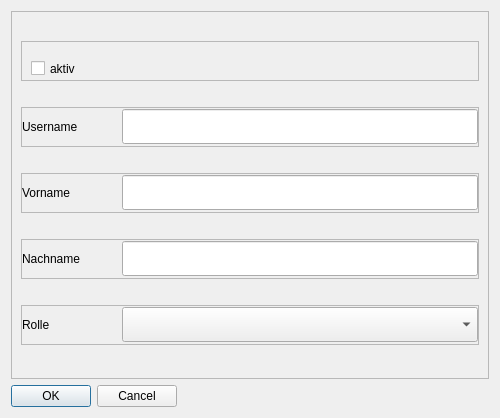
<?xml version="1.0" encoding="UTF-8"?>
<ui version="4.0">
 <class>UsrAttrDialog</class>
 <widget class="QDialog" name="UsrAttrDialog">
  <property name="geometry">
   <rect>
    <x>0</x>
    <y>0</y>
    <width>500</width>
    <height>418</height>
   </rect>
  </property>
  <property name="sizePolicy">
   <sizepolicy hsizetype="Expanding" vsizetype="Expanding">
    <horstretch>0</horstretch>
    <verstretch>0</verstretch>
   </sizepolicy>
  </property>
  <property name="windowTitle">
   <string>Dialog</string>
  </property>
  <layout class="QVBoxLayout" name="verticalLayout_2">
   <item>
    <widget class="QFrame" name="frame">
     <property name="sizePolicy">
      <sizepolicy hsizetype="Expanding" vsizetype="Expanding">
       <horstretch>0</horstretch>
       <verstretch>0</verstretch>
      </sizepolicy>
     </property>
     <property name="frameShape">
      <enum>QFrame::StyledPanel</enum>
     </property>
     <property name="frameShadow">
      <enum>QFrame::Raised</enum>
     </property>
     <layout class="QVBoxLayout" name="verticalLayout">
      <item>
       <widget class="QFrame" name="frame_5">
        <property name="minimumSize">
         <size>
          <width>0</width>
          <height>40</height>
         </size>
        </property>
        <property name="maximumSize">
         <size>
          <width>16777215</width>
          <height>40</height>
         </size>
        </property>
        <property name="frameShape">
         <enum>QFrame::StyledPanel</enum>
        </property>
        <property name="frameShadow">
         <enum>QFrame::Raised</enum>
        </property>
        <layout class="QHBoxLayout" name="horizontalLayout_5">
         <item alignment="Qt::AlignVCenter">
          <widget class="QCheckBox" name="is_enabled_cbox">
           <property name="sizePolicy">
            <sizepolicy hsizetype="Expanding" vsizetype="Expanding">
             <horstretch>0</horstretch>
             <verstretch>0</verstretch>
            </sizepolicy>
           </property>
           <property name="minimumSize">
            <size>
             <width>0</width>
             <height>35</height>
            </size>
           </property>
           <property name="maximumSize">
            <size>
             <width>16777215</width>
             <height>35</height>
            </size>
           </property>
           <property name="text">
            <string>aktiv</string>
           </property>
          </widget>
         </item>
        </layout>
       </widget>
      </item>
      <item>
       <widget class="QFrame" name="frame_2">
        <property name="sizePolicy">
         <sizepolicy hsizetype="Expanding" vsizetype="Expanding">
          <horstretch>0</horstretch>
          <verstretch>0</verstretch>
         </sizepolicy>
        </property>
        <property name="minimumSize">
         <size>
          <width>0</width>
          <height>40</height>
         </size>
        </property>
        <property name="maximumSize">
         <size>
          <width>16777215</width>
          <height>40</height>
         </size>
        </property>
        <property name="frameShape">
         <enum>QFrame::StyledPanel</enum>
        </property>
        <property name="frameShadow">
         <enum>QFrame::Raised</enum>
        </property>
        <layout class="QHBoxLayout" name="horizontalLayout">
         <property name="spacing">
          <number>0</number>
         </property>
         <property name="leftMargin">
          <number>0</number>
         </property>
         <property name="topMargin">
          <number>0</number>
         </property>
         <property name="rightMargin">
          <number>0</number>
         </property>
         <property name="bottomMargin">
          <number>0</number>
         </property>
         <item>
          <widget class="QLabel" name="usrname_lbl">
           <property name="sizePolicy">
            <sizepolicy hsizetype="Expanding" vsizetype="Expanding">
             <horstretch>0</horstretch>
             <verstretch>0</verstretch>
            </sizepolicy>
           </property>
           <property name="minimumSize">
            <size>
             <width>0</width>
             <height>35</height>
            </size>
           </property>
           <property name="maximumSize">
            <size>
             <width>100</width>
             <height>35</height>
            </size>
           </property>
           <property name="text">
            <string>Username</string>
           </property>
          </widget>
         </item>
         <item>
          <widget class="QLineEdit" name="usrname_txt">
           <property name="sizePolicy">
            <sizepolicy hsizetype="Expanding" vsizetype="Expanding">
             <horstretch>0</horstretch>
             <verstretch>0</verstretch>
            </sizepolicy>
           </property>
           <property name="minimumSize">
            <size>
             <width>0</width>
             <height>35</height>
            </size>
           </property>
           <property name="maximumSize">
            <size>
             <width>16777215</width>
             <height>35</height>
            </size>
           </property>
          </widget>
         </item>
        </layout>
       </widget>
      </item>
      <item>
       <widget class="QFrame" name="frame_3">
        <property name="sizePolicy">
         <sizepolicy hsizetype="Expanding" vsizetype="Expanding">
          <horstretch>0</horstretch>
          <verstretch>0</verstretch>
         </sizepolicy>
        </property>
        <property name="minimumSize">
         <size>
          <width>0</width>
          <height>40</height>
         </size>
        </property>
        <property name="maximumSize">
         <size>
          <width>16777215</width>
          <height>40</height>
         </size>
        </property>
        <property name="frameShape">
         <enum>QFrame::StyledPanel</enum>
        </property>
        <property name="frameShadow">
         <enum>QFrame::Raised</enum>
        </property>
        <layout class="QHBoxLayout" name="horizontalLayout_2">
         <property name="spacing">
          <number>0</number>
         </property>
         <property name="leftMargin">
          <number>0</number>
         </property>
         <property name="topMargin">
          <number>0</number>
         </property>
         <property name="rightMargin">
          <number>0</number>
         </property>
         <property name="bottomMargin">
          <number>0</number>
         </property>
         <item>
          <widget class="QLabel" name="name_lbl">
           <property name="sizePolicy">
            <sizepolicy hsizetype="Expanding" vsizetype="Expanding">
             <horstretch>0</horstretch>
             <verstretch>0</verstretch>
            </sizepolicy>
           </property>
           <property name="minimumSize">
            <size>
             <width>0</width>
             <height>35</height>
            </size>
           </property>
           <property name="maximumSize">
            <size>
             <width>100</width>
             <height>35</height>
            </size>
           </property>
           <property name="text">
            <string>Vorname</string>
           </property>
          </widget>
         </item>
         <item>
          <widget class="QLineEdit" name="name_txt">
           <property name="sizePolicy">
            <sizepolicy hsizetype="Expanding" vsizetype="Expanding">
             <horstretch>0</horstretch>
             <verstretch>0</verstretch>
            </sizepolicy>
           </property>
           <property name="minimumSize">
            <size>
             <width>0</width>
             <height>35</height>
            </size>
           </property>
           <property name="maximumSize">
            <size>
             <width>16777215</width>
             <height>35</height>
            </size>
           </property>
          </widget>
         </item>
        </layout>
       </widget>
      </item>
      <item>
       <widget class="QFrame" name="frame_4">
        <property name="sizePolicy">
         <sizepolicy hsizetype="Expanding" vsizetype="Expanding">
          <horstretch>0</horstretch>
          <verstretch>0</verstretch>
         </sizepolicy>
        </property>
        <property name="minimumSize">
         <size>
          <width>0</width>
          <height>40</height>
         </size>
        </property>
        <property name="maximumSize">
         <size>
          <width>16777215</width>
          <height>40</height>
         </size>
        </property>
        <property name="frameShape">
         <enum>QFrame::StyledPanel</enum>
        </property>
        <property name="frameShadow">
         <enum>QFrame::Raised</enum>
        </property>
        <layout class="QHBoxLayout" name="horizontalLayout_3">
         <property name="spacing">
          <number>0</number>
         </property>
         <property name="leftMargin">
          <number>0</number>
         </property>
         <property name="topMargin">
          <number>0</number>
         </property>
         <property name="rightMargin">
          <number>0</number>
         </property>
         <property name="bottomMargin">
          <number>0</number>
         </property>
         <item>
          <widget class="QLabel" name="family_name_lbl">
           <property name="sizePolicy">
            <sizepolicy hsizetype="Expanding" vsizetype="Expanding">
             <horstretch>0</horstretch>
             <verstretch>0</verstretch>
            </sizepolicy>
           </property>
           <property name="minimumSize">
            <size>
             <width>0</width>
             <height>35</height>
            </size>
           </property>
           <property name="maximumSize">
            <size>
             <width>100</width>
             <height>35</height>
            </size>
           </property>
           <property name="text">
            <string>Nachname</string>
           </property>
          </widget>
         </item>
         <item>
          <widget class="QLineEdit" name="family_name_txt">
           <property name="sizePolicy">
            <sizepolicy hsizetype="Expanding" vsizetype="Expanding">
             <horstretch>0</horstretch>
             <verstretch>0</verstretch>
            </sizepolicy>
           </property>
           <property name="minimumSize">
            <size>
             <width>0</width>
             <height>35</height>
            </size>
           </property>
           <property name="maximumSize">
            <size>
             <width>16777215</width>
             <height>35</height>
            </size>
           </property>
          </widget>
         </item>
        </layout>
       </widget>
      </item>
      <item>
       <widget class="QFrame" name="roles_txt">
        <property name="sizePolicy">
         <sizepolicy hsizetype="Expanding" vsizetype="Expanding">
          <horstretch>0</horstretch>
          <verstretch>0</verstretch>
         </sizepolicy>
        </property>
        <property name="minimumSize">
         <size>
          <width>0</width>
          <height>40</height>
         </size>
        </property>
        <property name="maximumSize">
         <size>
          <width>16777215</width>
          <height>40</height>
         </size>
        </property>
        <property name="frameShape">
         <enum>QFrame::StyledPanel</enum>
        </property>
        <property name="frameShadow">
         <enum>QFrame::Raised</enum>
        </property>
        <layout class="QHBoxLayout" name="horizontalLayout_4">
         <property name="spacing">
          <number>0</number>
         </property>
         <property name="leftMargin">
          <number>0</number>
         </property>
         <property name="topMargin">
          <number>0</number>
         </property>
         <property name="rightMargin">
          <number>0</number>
         </property>
         <property name="bottomMargin">
          <number>0</number>
         </property>
         <item>
          <widget class="QLabel" name="roles_lbl">
           <property name="sizePolicy">
            <sizepolicy hsizetype="Expanding" vsizetype="Expanding">
             <horstretch>0</horstretch>
             <verstretch>0</verstretch>
            </sizepolicy>
           </property>
           <property name="minimumSize">
            <size>
             <width>0</width>
             <height>35</height>
            </size>
           </property>
           <property name="maximumSize">
            <size>
             <width>100</width>
             <height>35</height>
            </size>
           </property>
           <property name="text">
            <string>Rolle</string>
           </property>
          </widget>
         </item>
         <item>
          <widget class="QComboBox" name="comboBox">
           <property name="sizePolicy">
            <sizepolicy hsizetype="Expanding" vsizetype="Expanding">
             <horstretch>0</horstretch>
             <verstretch>0</verstretch>
            </sizepolicy>
           </property>
           <property name="minimumSize">
            <size>
             <width>0</width>
             <height>35</height>
            </size>
           </property>
           <property name="maximumSize">
            <size>
             <width>16777215</width>
             <height>35</height>
            </size>
           </property>
           <property name="sizeIncrement">
            <size>
             <width>0</width>
             <height>0</height>
            </size>
           </property>
          </widget>
         </item>
        </layout>
       </widget>
      </item>
     </layout>
    </widget>
   </item>
   <item alignment="Qt::AlignLeft">
    <widget class="QDialogButtonBox" name="buttonBox">
     <property name="orientation">
      <enum>Qt::Horizontal</enum>
     </property>
     <property name="standardButtons">
      <set>QDialogButtonBox::Cancel|QDialogButtonBox::Ok</set>
     </property>
    </widget>
   </item>
  </layout>
 </widget>
 <tabstops>
  <tabstop>is_enabled_cbox</tabstop>
  <tabstop>usrname_txt</tabstop>
  <tabstop>name_txt</tabstop>
  <tabstop>family_name_txt</tabstop>
  <tabstop>comboBox</tabstop>
 </tabstops>
 <resources/>
 <connections>
  <connection>
   <sender>buttonBox</sender>
   <signal>accepted()</signal>
   <receiver>UsrAttrDialog</receiver>
   <slot>accept()</slot>
   <hints>
    <hint type="sourcelabel">
     <x>248</x>
     <y>254</y>
    </hint>
    <hint type="destinationlabel">
     <x>157</x>
     <y>274</y>
    </hint>
   </hints>
  </connection>
  <connection>
   <sender>buttonBox</sender>
   <signal>rejected()</signal>
   <receiver>UsrAttrDialog</receiver>
   <slot>reject()</slot>
   <hints>
    <hint type="sourcelabel">
     <x>316</x>
     <y>260</y>
    </hint>
    <hint type="destinationlabel">
     <x>286</x>
     <y>274</y>
    </hint>
   </hints>
  </connection>
 </connections>
</ui>
